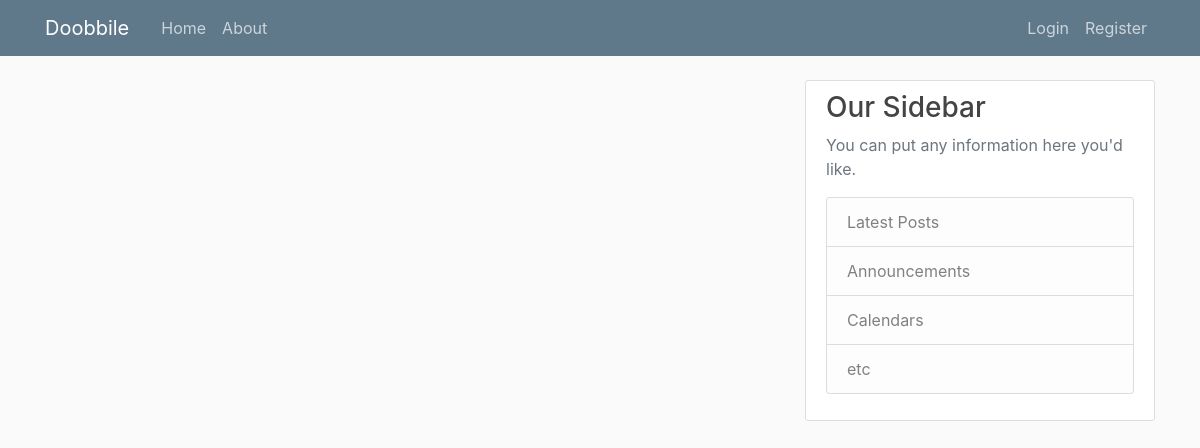
Page /home on the earlier database version.
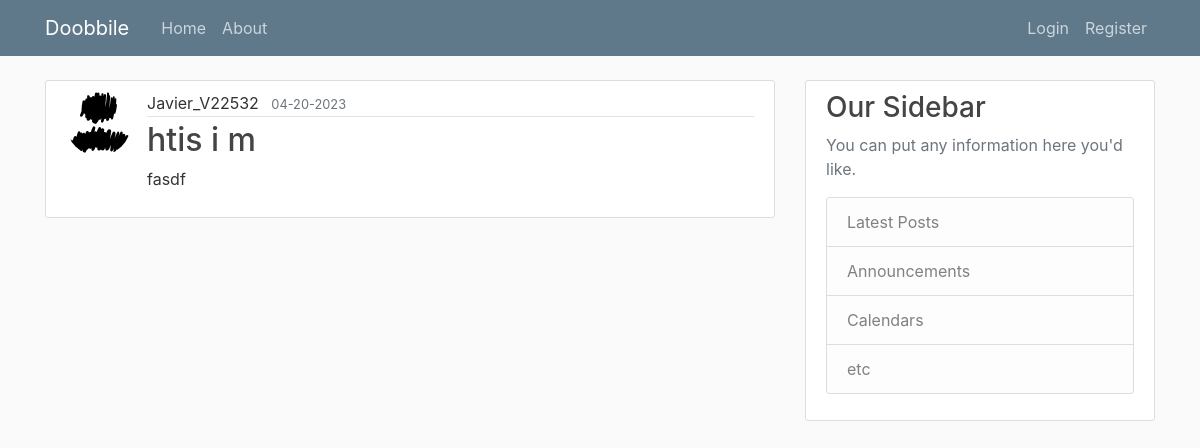
Same page on the later database version.
### doobbile_app/models.py (models this page shows, shortened)
class Post(db.Model):
    id = db.Column(db.Integer, primary_key=True)
    title = db.Column(db.String(100), nullable=False)
    date_posted = db.Column(db.DateTime, nullable=False,
                            default=datetime.utcnow)
    content = db.Column(db.Text, nullable=False)
    user_id = db.Column(db.Integer, db.ForeignKey("user.id"), nullable=False)

class User(db.Model, UserMixin):
    id = db.Column(db.Integer, primary_key=True)
    username = db.Column(db.String(20), unique=True, nullable=False)
    email = db.Column(db.String(120), unique=True, nullable=False)
    image_file = db.Column(db.String(20), nullable=False,
                           default='default.svg')
    password = db.Column(db.String(60), nullable=False)
    posts = db.relationship('Post', backref='author', lazy=True)

### doobbile_app/routes.py (the view)
@app.route("/")
@app.route("/home")
def home():
    posts = Post.query.all()
    return render_template("home.html", posts=posts)

### doobbile_app/templates/home.html
{% extends "layout.html" %}
{% block content %}
    {% for post in posts %}
    <div class="media content-section">
      <img class="rounded-circle post-img" src="{{ url_for('static', filename ='profile_pics/' + post.author.image_file) }}">
        <div class="media-body">
          <div class="post-metadata">
            <a class="mr-2" href="#">{{ post.author.username }}</a>
            <small class="text-muted">{{ post.date_posted.strftime("%m-%d-%Y") }}</small>
          </div>
          <h2><a class="post-title" href="{{ url_for('doobbile', post_id=post.id) }}">{{ post.title }}</a></h2>
          <p class="post-content">{{ post.content }}</p>
        </div>
    </div>
    {% endfor %}
{% endblock content %}

### doobbile_app/templates/layout.html (shortened to what this page needs)
<html>
<head>
    <link rel="stylesheet" href="https://maxcdn.bootstrapcdn.com/bootstrap/4.0.0/css/bootstrap.min.css">
    <link rel="stylesheet" type="text/css" href="{{ url_for('static', filename='main.css') }}">
</head>
<body>
    <header class="site-header">
      <nav class="navbar navbar-expand-md navbar-dark bg-steel fixed-top">
        <div class="container">
          <a class="navbar-brand mr-4" href="/">Doobbile</a>
          <div class="collapse navbar-collapse" id="navbarToggle">
            <div class="navbar-nav mr-auto">
              <a class="nav-item nav-link" href="{{ url_for('home') }}">Home</a>
              <a class="nav-item nav-link" href="{{ url_for('about') }}">About</a>
            </div>
            <div class="navbar-nav">
            {% if current_user.is_authenticated %}
            <a class="nav-item nav-link" href="{{ url_for('new_doobbile') }}">Create</a>
            <a class="nav-item nav-link" href="{{ url_for('account') }}">Account</a>
            <a class="nav-item nav-link" href="{{ url_for('logout') }}">Logout</a>
            {% else %}
              <a class="nav-item nav-link" href="{{ url_for('login') }}">Login</a>
              <a class="nav-item nav-link" href="{{ url_for('register') }}">Register</a>
            {% endif %}
            </div>
          </div>
        </div>
      </nav>
    </header>
    <main role="main" class="container">
      <div class="row">
        <div class="col-md-8">
          {% block content %}{% endblock %}
        </div>
        <div class="col-md-4">
          <div class="content-section">
            <h3>Our Sidebar</h3>
            <p class='text-muted'>You can put any information here you'd like.
              <ul class="list-group">
                <li class="list-group-item list-group-item-light">Latest Posts</li>
                <li class="list-group-item list-group-item-light">Announcements</li>
                <li class="list-group-item list-group-item-light">Calendars</li>
                <li class="list-group-item list-group-item-light">etc</li>
              </ul>
            </p>
          </div>
        </div>
      </div>
    </main>
</body>
</html>

### doobbile_app/static/main.css (style rules this page uses)
body { background: #fafafa; color: #333333; margin-top: 5rem; }
h1, h2, h3, h4, h5, h6 { color: #444444; }
.bg-steel { background-color: #5f788a; }
.site-header .navbar-nav .nav-link { color: #cbd5db; }
.content-section { background: #ffffff; padding: 10px 20px; border: 1px solid #dddddd; border-radius: 3px; margin-bottom: 20px; }
.post-title { color: #444444; }
a.post-title { text-decoration: none; }
.post-content { white-space: pre-line; }
.post-img { height: 65px; width: 65px; margin-right: 16px; }
.post-metadata { padding-bottom: 1px; margin-bottom: 4px; border-bottom: 1px solid #e3e3e3; }
.post-metadata a { color: #333; text-decoration: none; }

Differences in the rows shown:
added Post: image_file (placeholder picture), author.username "Javier_V22532", date_posted "04-20-2023", title "htis i m", content "fasdf"
